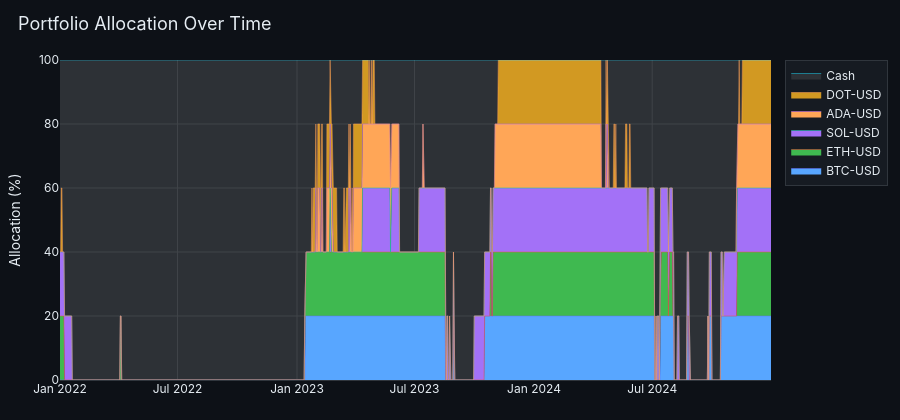

Notebook code cell kept with this figure:
### Markdown cell above
## 4. Portfolio Allocation Over Time

Each symbol's weight is always `1/5 = 20%` when in signal, or `0%` when flat.
The cash line shows how much capital is sitting idle at each point.

### Code cell
weights_over_time = signal_matrix * fixed_weight
cash_over_time    = 1 - weights_over_time.sum(axis=1)

colours = [
    PALETTE["accent_blue"], PALETTE["accent_green"], PALETTE["accent_purple"],
    PALETTE["accent_orange"], PALETTE["accent_yellow"],
]

fig = go.Figure()

for i, sym in enumerate(symbols):
    fig.add_trace(go.Scatter(
        x=weights_over_time.index,
        y=weights_over_time[sym] * 100,
        name=sym,
        stackgroup="one",
        mode="lines",
        line={"width": 0.5},
        fillcolor=colours[i],
    ))

fig.add_trace(go.Scatter(
    x=cash_over_time.index,
    y=cash_over_time * 100,
    name="Cash",
    stackgroup="one",
    mode="lines",
    line={"width": 0.5},
    fillcolor="rgba(100,100,100,0.3)",
))

apply_theme(fig, "Portfolio Allocation Over Time", height=420)
fig.update_layout(yaxis_title="Allocation (%)", yaxis_range=[0, 100])
fig.show()

### Figure 1 — Plotly figure (JSON) as saved in the notebook; plotly's stock layout.template omitted (floating-point values rounded to 4 significant figures; data arrays with more than 128 entries replaced by an {"elided": "..."} marker saying what was removed)
{"data": [{"fillcolor": "#58a6ff", "line": {"width": 0.5}, "mode": "lines", "name": "BTC-USD", "stackgroup": "one", "x": {"elided": "1096 str values"}, "y": {"elided": "1096 float values"}, "type": "scatter"}, {"fillcolor": "#3fb950", "line": {"width": 0.5}, "mode": "lines", "name": "ETH-USD", "stackgroup": "one", "x": {"elided": "1096 str values"}, "y": {"elided": "1096 float values"}, "type": "scatter"}, {"fillcolor": "#a371f7", "line": {"width": 0.5}, "mode": "lines", "name": "SOL-USD", "stackgroup": "one", "x": {"elided": "1096 str values"}, "y": {"elided": "1096 float values"}, "type": "scatter"}, {"fillcolor": "#ffa657", "line": {"width": 0.5}, "mode": "lines", "name": "ADA-USD", "stackgroup": "one", "x": {"elided": "1096 str values"}, "y": {"elided": "1096 float values"}, "type": "scatter"}, {"fillcolor": "#d29922", "line": {"width": 0.5}, "mode": "lines", "name": "DOT-USD", "stackgroup": "one", "x": {"elided": "1096 str values"}, "y": {"elided": "1096 float values"}, "type": "scatter"}, {"fillcolor": "rgba(100,100,100,0.3)", "line": {"width": 0.5}, "mode": "lines", "name": "Cash", "stackgroup": "one", "x": {"elided": "1096 str values"}, "y": {"elided": "1096 float values"}, "type": "scatter"}], "layout": {"font": {"color": "#e6edf3", "family": "Inter, system-ui, sans-serif"}, "title": {"font": {"size": 18, "color": "#e6edf3"}, "text": "Portfolio Allocation Over Time", "x": 0.02, "xanchor": "left"}, "margin": {"l": 60, "r": 20, "t": 60, "b": 40}, "legend": {"bgcolor": "#161b22", "bordercolor": "#30363d", "borderwidth": 1}, "xaxis": {"gridcolor": "#30363d", "zerolinecolor": "#30363d", "showspikes": true, "spikecolor": "#8b949e", "spikethickness": 1}, "yaxis": {"gridcolor": "#30363d", "zerolinecolor": "#30363d", "showspikes": true, "spikecolor": "#8b949e", "spikethickness": 1, "title": {"text": "Allocation (%)"}, "range": [0, 100]}, "paper_bgcolor": "#0d1117", "plot_bgcolor": "#161b22", "height": 420, "hovermode": "x unified"}}
